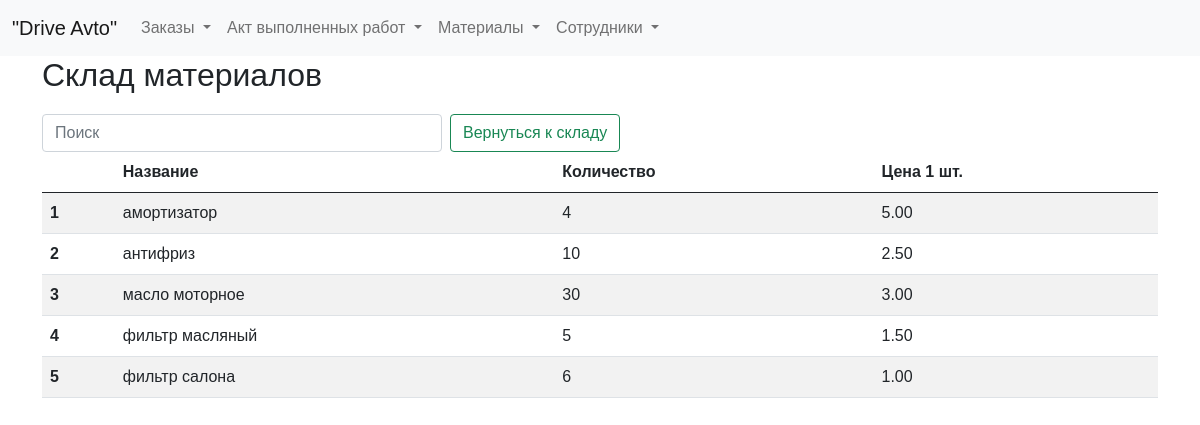
The app's page /stock with its own data.
### tables this page shows
CREATE TABLE stock_plus (
id integer PRIMARY KEY AUTOINCREMENT,
name text NOT NULL,
quantity integer NOT NULL,
price_unit integer NOT NULL
);

### fcompany.py (the view)
@app.route("/stock")
def showStock():
    return render_template("stock.html", title="Склад материалов", stock=dbase.getStock())

### fcompany.py (called while the page is built)
def connect_db():  # общая функция для установления соединения с БД
    conn = sqlite3.connect(app.config['DATABASE'])
    conn.row_factory = sqlite3.Row  # записи будут представлены не в виде кортежей, а в виде словаря (для исп в шаблонах)
    return conn

def get_db():
    if not hasattr(g, 'link_db'):
        g.link_db = connect_db()
    return g.link_db

@app.before_request
def before_request():
    global dbase
    db = get_db()
    dbase = FDataBase(db)

### templates/stock.html (shortened to what this page needs)
{% extends 'base.html' %}
{% block content %}
<h2>Склад материалов</h2>
<form class="d-flex" role="search">
  <input class="form-control me-2 narrow-search" type="search" id="searchInput" placeholder="Поиск" aria-label="Search">
  <button class="btn btn-outline-success narrow-button" type="submit">Вернуться к складу</button>
</form>
<table id="myTable" class="table table-striped">
  <thead>
    <tr>
      <th scope="col"></th>
      <th scope="col">Название</th>
      <th scope="col">Количество</th>
      <th scope="col">Цена 1 шт.</th>
    </tr>
  </thead>
  <tbody>
    {% for row in stock %}
    <tr>
      <th scope="row">{{ loop.index }}</th>
      <td>{{ row.name_total }}</td>
      <td>{{ row.quantity_total }}</td>
      <td>{{ '%.2f' % (row.price_unit_total / 100) }}</td>
    </tr>
    {% endfor %}
  </tbody>
</table>
{% endblock %}

### static/css/styles.css (style rules this page uses)
.narrow-button { max-width: 250px; white-space: nowrap; font-size: 16px; }
.narrow-search { max-width: 400px; }
html, body { font-family: 'Arial'; margin: 0; padding: 0; height: 100%; width: 100%; }

### records on screen
stock_plus: name_total "амортизатор", quantity_total "4", price_unit_total "5.00"
stock_plus: name_total "антифриз", quantity_total "10", price_unit_total "2.50"
stock_plus: name_total "фильтр масляный", quantity_total "5", price_unit_total "1.50"

### other values on screen
{{ row.name_total }} "масло моторное" "фильтр салона"
{{ row.quantity_total }} "30" "6"
{{ '%.2f' % (row.price_unit_total / 100) }} "3.00" "1.00"
